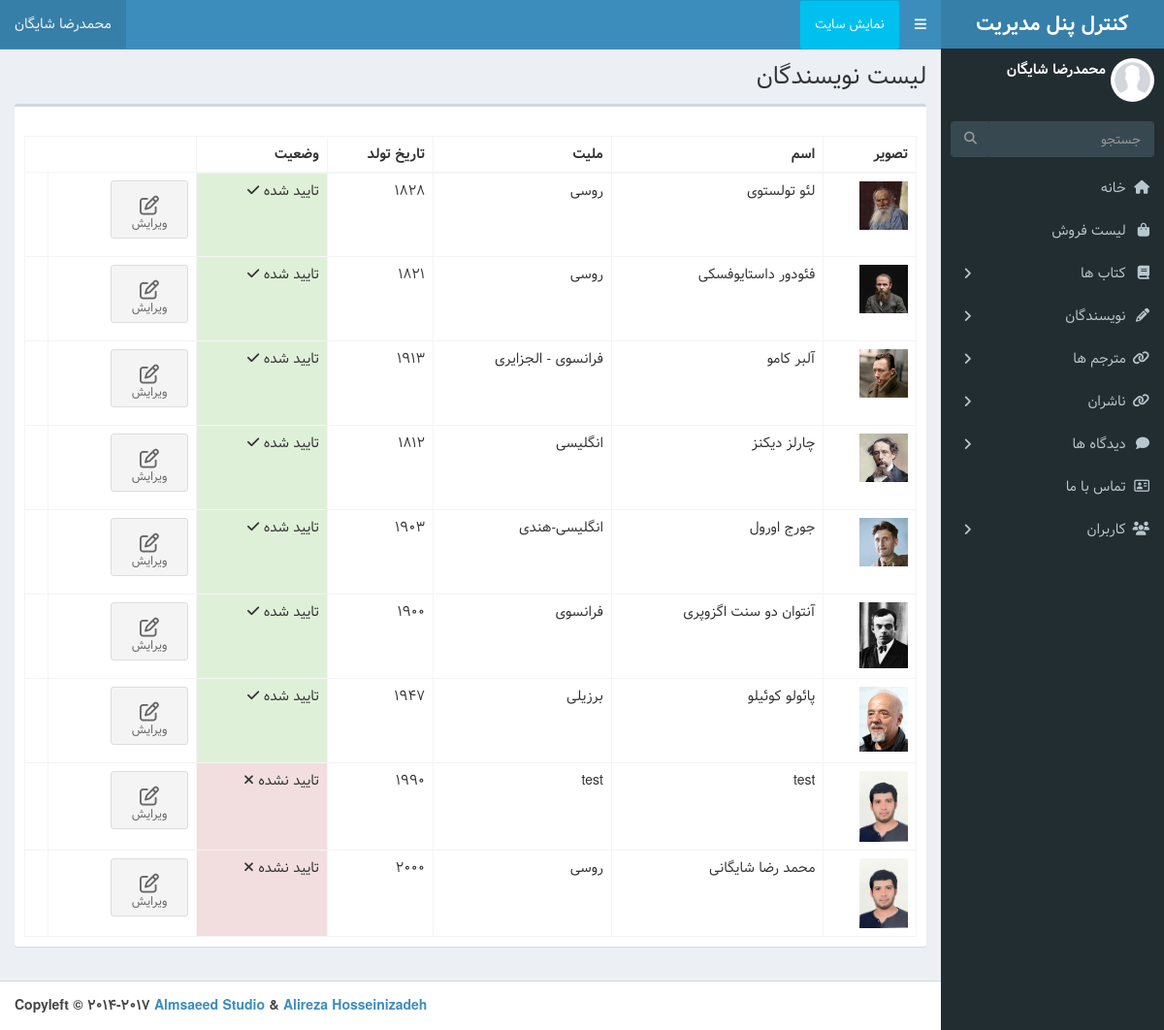
Page /admin-dashboard/authors (signed in) on the committed database.
### book/models.py (models this page shows, shortened)
class Author(models.Model):
	name = models.CharField(max_length=255)
	slug = models.CharField(max_length=255)
	nationality = models.CharField(max_length=255)
	birth = models.IntegerField()
	death = models.IntegerField()
	description = RichTextField()
	picture = models.ImageField(upload_to='author/image')
	status = models.BooleanField(default=False)
	class Meta:
		db_table = 'Author'
	objects = AuthorManager()

### dashboard/views.py (the view)
# urls.py: path('authors', views.AuthorDashboard.as_view() , name='author_list'),
class AuthorDashboard(LoginRequiredMixin ,DashboardLoginMixin, ListView):
    queryset = Author.objects.all()
    template_name = 'dashboard/author_list.html'
    paginate_by = 10

### dashboard/mixins.py (called while the page is built)
	def dispatch(self, request, *args, **kwargs):
		if request.user.is_superuser or request.user.is_staff:
			return super().dispatch(request, *args, **kwargs) # type: ignore
		else:
			return redirect ('Book:index')

### templates/dashboard/author_list.html (shortened to what this page needs)
{% extends 'dashboard/base.html' %}
{% load static %}
{% block title %} لیست نویسندگان  {% endblock %}
{% block main %}
    <section class="content">
        <div class="row">
            <div class="col-xs-12">
                <div class="box">
                    <div class="box-header">
              </div>
              <div class="box-body">
                <table id="example2" class="table table-bordered table-hover">
                  <thead>
                  <tr>
                    <th>تصویر</th>
                    <th>اسم</th>
                    <th>ملیت</th>
                    <th>تاریخ تولد</th>
                    <th>وضعیت</th>
                  </tr>
                  </thead>
                  <tbody>
                      {% for author in object_list %}
                <tr>
                    <td><img src="{{author.picture.url}}" alt="{{author.name}}" style="width: 50px;"></td>
                    <td>{{author.name}}</td>
                    <td> {{author.nationality}}</td>
                    <td>{{author.birth}}</td>
                    {% if author.status == False %}<td  class="tp-3 mb-2 bg-danger text-white">تایید نشده <i class="fa fa-close"></i></td>{% else %}
                    <td class="p-3 mb-2 bg-success text-white">تایید شده <i class="fa fa-check"></i></td>{% endif %}
                    <td><a class="btn btn-app" href="{% url 'Dashboard:author_update' author.pk %}">
                        <i class="fa fa-edit"></i> ویرایش
                      </a></td>
                    <td></td>
                </tr>
                {% endfor %}
                  </tbody>
                </table>
              </div>
            </div>
        </div>
        <section class="articles-pagination">
            <div class="container p-4 ">
            </div>
            </section>
      </section>
{% endblock %}

### templates/dashboard/base.html (shortened to what this page needs)
{% load static %}
<!DOCTYPE html>
<html>
<head>
  <link rel="stylesheet" href="{% static 'dashboard/dist/css/bootstrap-theme.css' %}">
  <link rel="stylesheet" href="{% static 'dashboard/dist/css/rtl.css' %}">
  <link rel="stylesheet" href="{% static 'dashboard/bower_components/font-awesome/css/font-awesome.min.css' %}">
  <link rel="stylesheet" href="{% static 'dashboard/bower_components/Ionicons/css/ionicons.min.css' %}">
  <link rel="stylesheet" href="{% static 'dashboard/dist/css/AdminLTE.css' %}">
  <link rel="stylesheet" href="{% static 'dashboard/dist/css/skins/skin-blue.min.css' %}">
</head>
<body class="hold-transition skin-blue sidebar-mini">
<div class="wrapper">
  <header class="main-header">
    <a href="{% url 'Dashboard:dashboard' %}" class="logo">
      <span class="logo-lg"><b>کنترل پنل مدیریت</b></span>
    </a>
    <nav class="navbar navbar-static-top">
      <a href="#" class="sidebar-toggle" data-toggle="push-menu" role="button">
      </a>
      <a class="btn btn-info" style="padding: 15px;" href="{% url 'Book:index' %} " target="_blank">نمایش سایت</a>
      <div class="navbar-custom-menu">
        <ul class="nav navbar-nav">
          <li class="dropdown user user-menu">
            <a href="#" class="dropdown-toggle" data-toggle="dropdown">
              <span class="hidden-xs">{{user.get_full_name}}</span>
            </a>
          </li>
        </ul>
      </div>
    </nav>
  </header>
  <aside class="main-sidebar">
    <section class="sidebar">
      <div class="user-panel">
        <div class="pull-right image">
          <img src="{% static 'dashboard/dist/img/profile.jpg' %}" class="img-circle" alt="User Image">
        </div>
        <div class="pull-right info">
          <p>{{user.get_full_name}}</p>
        </div>
      </div>
      <form action="#" method="get" class="sidebar-form">
        <div class="input-group">
          <input type="text" name="q" class="form-control" placeholder="جستجو">
          <span class="input-group-btn">
              <button type="submit" name="search" id="search-btn" class="btn btn-flat"><i class="fa fa-search"></i>
              </button>
            </span>
        </div>
      </form>
      <ul class="sidebar-menu" data-widget="tree">
        <li><a href="{% url 'Dashboard:dashboard' %}"><i class="fa fa-home"></i> <span>خانه</span></a></li>
        <li><a href="#"><i class="fa fa-shopping-bag"></i> <span>لیست فروش</span></a></li>
        <li class="treeview">
          <a href="#"><i class="fa fa-book"></i> <span>کتاب ها</span>
            <span class="pull-left-container">
              <i class="fa fa-angle-right pull-left"></i>
            </span>
          </a>
        </li>
        <li class="treeview">
          <a href="#"><i class='fa fa-pencil'></i> <span>نویسندگان </span>
            <span class="pull-left-container">
              <i class="fa fa-angle-right pull-left"></i>
            </span>
          </a>
        </li>
        <li class="treeview">
          <a href="#"><i class="fa fa-link"></i> <span>مترجم ها</span>
            <span class="pull-left-container">
              <i class="fa fa-angle-right pull-left"></i>
            </span>
          </a>
        </li>
        <li class="treeview">
          <a href="#"><i class="fa fa-link"></i> <span> ناشران</span>
            <span class="pull-left-container">
              <i class="fa fa-angle-right pull-left"></i>
            </span>
          </a>
        </li>
        <li class="treeview">
          <a href="#"><i class="fa fa-comment"></i> <span>دیدگاه ها</span>
            <span class="pull-left-container">
              <i class="fa fa-angle-right pull-left"></i>
            </span>
          </a>
        </li>
        <li><a href="{% url 'Dashboard:contact_us_list' %}"><i class="fa fa-address-card-o"></i> <span>تماس با ما</span></a></li>
        <li class="treeview">
          <a href="#"><i class="fa fa-users"></i></i> <span> کاربران</span>
            <span class="pull-left-container">
              <i class="fa fa-angle-right pull-left"></i>
            </span>
          </a>
        </li>
      </ul>
    </section>
  </aside>
  <div class="content-wrapper">
    <section class="content-header">
      <h1>
      {% block title %} {% endblock %}
      </h1>
    </section>
    {% block main %}
    {% endblock %}
  </div>
  <footer class="main-footer text-left">
    <strong>Copyleft &copy; 2014-2017 <a href="https://adminlte.io">Almsaeed Studio</a> & <a href="http://hosseinizadeh.ir/adminlte">Alireza Hosseinizadeh</a></strong>
  </footer>
</body>
</html>

### rows in the picture
Author: picture (picture), name "لئو تولستوی", nationality "روسی", birth "1828", status "تایید شده"
Author: picture (picture), name "فئودور داستایوفسکی", nationality "روسی", birth "1821", status "تایید شده"
Author: picture (picture), name "آلبر کامو", nationality "فرانسوی - الجزایری", birth "1913", status "تایید شده"
Author: picture (picture), name "چارلز دیکنز", nationality "انگلیسی", birth "1812", status "تایید شده"
Author: picture (picture), name "جورج اورول", nationality "انگلیسی-هندی", birth "1903", status "تایید شده"
Author: picture (picture), name "آنتوان دو سنت اگزوپری", nationality "فرانسوی", birth "1900", status "تایید شده"
Author: picture (picture), name "پائولو کوئیلو", nationality "برزیلی", birth "1947", status "تایید شده"
Author: picture (picture), name "test", nationality "test", birth "1990", status "تایید نشده"
Author: picture (picture), name "محمد رضا شایگانی", nationality "روسی", birth "2000", status "تایید نشده"

### other values in the picture
{{ user.get_full_name }} "محمدرضا شایگان"
